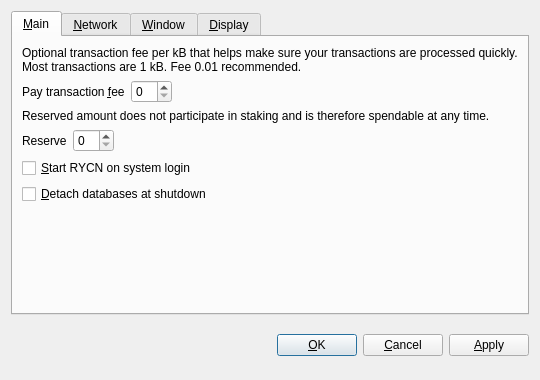
<?xml version="1.0" encoding="UTF-8"?>
<ui version="4.0">
 <class>OptionsDialog</class>
 <widget class="QDialog" name="OptionsDialog">
  <property name="geometry">
   <rect>
    <x>0</x>
    <y>0</y>
    <width>540</width>
    <height>380</height>
   </rect>
  </property>
  <property name="windowTitle">
   <string>Options</string>
  </property>
  <property name="modal">
   <bool>true</bool>
  </property>
  <layout class="QVBoxLayout" name="verticalLayout">
   <item>
    <widget class="QTabWidget" name="tabWidget">
     <property name="tabPosition">
      <enum>QTabWidget::North</enum>
     </property>
     <property name="currentIndex">
      <number>0</number>
     </property>
     <widget class="QWidget" name="tabMain">
      <attribute name="title">
       <string>&amp;Main</string>
      </attribute>
      <layout class="QVBoxLayout" name="verticalLayout_Main">
       <item>
        <widget class="QLabel" name="transactionFeeInfoLabel">
         <property name="text">
          <string>Optional transaction fee per kB that helps make sure your transactions are processed quickly. Most transactions are 1 kB. Fee 0.01 recommended.</string>
         </property>
         <property name="textFormat">
          <enum>Qt::PlainText</enum>
         </property>
         <property name="wordWrap">
          <bool>true</bool>
         </property>
        </widget>
       </item>
       <item>
        <layout class="QHBoxLayout" name="horizontalLayoutFee">
         <item>
          <widget class="QLabel" name="transactionFeeLabel">
           <property name="text">
            <string>Pay transaction &amp;fee</string>
           </property>
           <property name="textFormat">
            <enum>Qt::PlainText</enum>
           </property>
           <property name="buddy">
            <cstring>transactionFee</cstring>
           </property>
          </widget>
         </item>
         <item>
          <widget class="BitcoinAmountField" name="transactionFee"/>
         </item>
         <item>
          <spacer name="horizontalSpacerFee">
           <property name="orientation">
            <enum>Qt::Horizontal</enum>
           </property>
           <property name="sizeHint" stdset="0">
            <size>
             <width>40</width>
             <height>20</height>
            </size>
           </property>
          </spacer>
         </item>
        </layout>
       </item>
       <item>
        <widget class="QLabel" name="reserveBalanceInfoLabel">
         <property name="text">
          <string>Reserved amount does not participate in staking and is therefore spendable at any time.</string>
         </property>
         <property name="textFormat">
          <enum>Qt::PlainText</enum>
         </property>
         <property name="wordWrap">
          <bool>true</bool>
         </property>
        </widget>
       </item>
       <item>
        <layout class="QHBoxLayout" name="horizontalLayoutReserveBalance">
         <item>
          <widget class="QLabel" name="reserveBalanceLabel">
           <property name="text">
            <string>Reserve</string>
           </property>
           <property name="textFormat">
            <enum>Qt::PlainText</enum>
           </property>
           <property name="buddy">
            <cstring>reserveBalance</cstring>
           </property>
          </widget>
         </item>
         <item>
          <widget class="BitcoinAmountField" name="reserveBalance"/>
         </item>
         <item>
          <spacer name="horizontalSpacerReserveBalance">
           <property name="orientation">
            <enum>Qt::Horizontal</enum>
           </property>
           <property name="sizeHint" stdset="0">
            <size>
             <width>40</width>
             <height>20</height>
            </size>
           </property>
          </spacer>
         </item>
        </layout>
       </item>
       <item>
        <widget class="QCheckBox" name="bitcoinAtStartup">
         <property name="toolTip">
          <string>Automatically start RYCN after logging in to the system.</string>
         </property>
         <property name="text">
          <string>&amp;Start RYCN on system login</string>
         </property>
        </widget>
       </item>
       <item>
        <widget class="QCheckBox" name="detachDatabases">
         <property name="toolTip">
          <string>Detach block and address databases at shutdown. This means they can be moved to another data directory, but it slows down shutdown. The wallet is always detached.</string>
         </property>
         <property name="text">
          <string>&amp;Detach databases at shutdown</string>
         </property>
        </widget>
       </item>
       <item>
        <spacer name="verticalSpacer_Main">
         <property name="orientation">
          <enum>Qt::Vertical</enum>
         </property>
         <property name="sizeHint" stdset="0">
          <size>
           <width>20</width>
           <height>40</height>
          </size>
         </property>
        </spacer>
       </item>
      </layout>
     </widget>
     <widget class="QWidget" name="tabNetwork">
      <attribute name="title">
       <string>&amp;Network</string>
      </attribute>
      <layout class="QVBoxLayout" name="verticalLayout_Network">
       <item>
        <widget class="QCheckBox" name="mapPortUpnp">
         <property name="toolTip">
          <string>Automatically open the RYCN client port on the router. This only works when your router supports UPnP and it is enabled.</string>
         </property>
         <property name="text">
          <string>Map port using &amp;UPnP</string>
         </property>
        </widget>
       </item>
       <item>
        <widget class="QCheckBox" name="connectSocks">
         <property name="toolTip">
          <string>Connect to the RYCN network through a SOCKS proxy (e.g. when connecting through Tor).</string>
         </property>
         <property name="text">
          <string>&amp;Connect through SOCKS proxy:</string>
         </property>
        </widget>
       </item>
       <item>
        <layout class="QHBoxLayout" name="horizontalLayout_Network">
         <item>
          <widget class="QLabel" name="proxyIpLabel">
           <property name="text">
            <string>Proxy &amp;IP:</string>
           </property>
           <property name="textFormat">
            <enum>Qt::PlainText</enum>
           </property>
           <property name="buddy">
            <cstring>proxyIp</cstring>
           </property>
          </widget>
         </item>
         <item>
          <widget class="QValidatedLineEdit" name="proxyIp">
           <property name="maximumSize">
            <size>
             <width>140</width>
             <height>16777215</height>
            </size>
           </property>
           <property name="toolTip">
            <string>IP address of the proxy (e.g. 127.0.0.1)</string>
           </property>
          </widget>
         </item>
         <item>
          <widget class="QLabel" name="proxyPortLabel">
           <property name="text">
            <string>&amp;Port:</string>
           </property>
           <property name="textFormat">
            <enum>Qt::PlainText</enum>
           </property>
           <property name="buddy">
            <cstring>proxyPort</cstring>
           </property>
          </widget>
         </item>
         <item>
          <widget class="QLineEdit" name="proxyPort">
           <property name="maximumSize">
            <size>
             <width>55</width>
             <height>16777215</height>
            </size>
           </property>
           <property name="toolTip">
            <string>Port of the proxy (e.g. 9050)</string>
           </property>
          </widget>
         </item>
         <item>
          <widget class="QLabel" name="socksVersionLabel">
           <property name="text">
            <string>SOCKS &amp;Version:</string>
           </property>
           <property name="textFormat">
            <enum>Qt::PlainText</enum>
           </property>
           <property name="buddy">
            <cstring>socksVersion</cstring>
           </property>
          </widget>
         </item>
         <item>
          <widget class="QValueComboBox" name="socksVersion">
           <property name="toolTip">
            <string>SOCKS version of the proxy (e.g. 5)</string>
           </property>
          </widget>
         </item>
         <item>
          <spacer name="horizontalSpacer_Network">
           <property name="orientation">
            <enum>Qt::Horizontal</enum>
           </property>
           <property name="sizeHint" stdset="0">
            <size>
             <width>40</width>
             <height>20</height>
            </size>
           </property>
          </spacer>
         </item>
        </layout>
       </item>
       <item>
        <spacer name="verticalSpacer_Network">
         <property name="orientation">
          <enum>Qt::Vertical</enum>
         </property>
         <property name="sizeHint" stdset="0">
          <size>
           <width>20</width>
           <height>40</height>
          </size>
         </property>
        </spacer>
       </item>
      </layout>
     </widget>
     <widget class="QWidget" name="tabWindow">
      <attribute name="title">
       <string>&amp;Window</string>
      </attribute>
      <layout class="QVBoxLayout" name="verticalLayout_Window">
       <item>
        <widget class="QCheckBox" name="minimizeToTray">
         <property name="toolTip">
          <string>Show only a tray icon after minimizing the window.</string>
         </property>
         <property name="text">
          <string>&amp;Minimize to the tray instead of the taskbar</string>
         </property>
        </widget>
       </item>
       <item>
        <widget class="QCheckBox" name="minimizeOnClose">
         <property name="toolTip">
          <string>Minimize instead of exit the application when the window is closed. When this option is enabled, the application will be closed only after selecting Quit in the menu.</string>
         </property>
         <property name="text">
          <string>M&amp;inimize on close</string>
         </property>
        </widget>
       </item>
       <item>
        <spacer name="verticalSpacer_Window">
         <property name="orientation">
          <enum>Qt::Vertical</enum>
         </property>
         <property name="sizeHint" stdset="0">
          <size>
           <width>20</width>
           <height>40</height>
          </size>
         </property>
        </spacer>
       </item>
      </layout>
     </widget>
     <widget class="QWidget" name="tabDisplay">
      <attribute name="title">
       <string>&amp;Display</string>
      </attribute>
      <layout class="QVBoxLayout" name="verticalLayout_Display">
       <item>
        <layout class="QHBoxLayout" name="horizontalLayout_1_Display">
         <item>
          <widget class="QLabel" name="langLabel">
           <property name="text">
            <string>User Interface &amp;language:</string>
           </property>
           <property name="textFormat">
            <enum>Qt::PlainText</enum>
           </property>
           <property name="buddy">
            <cstring>lang</cstring>
           </property>
          </widget>
         </item>
         <item>
          <widget class="QValueComboBox" name="lang">
           <property name="toolTip">
            <string>The user interface language can be set here. This setting will take effect after restarting RYCN.</string>
           </property>
          </widget>
         </item>
        </layout>
       </item>
       <item>
        <layout class="QHBoxLayout" name="horizontalLayout_2_Display">
         <item>
          <widget class="QLabel" name="unitLabel">
           <property name="text">
            <string>&amp;Unit to show amounts in:</string>
           </property>
           <property name="textFormat">
            <enum>Qt::PlainText</enum>
           </property>
           <property name="buddy">
            <cstring>unit</cstring>
           </property>
          </widget>
         </item>
         <item>
          <widget class="QValueComboBox" name="unit">
           <property name="toolTip">
            <string>Choose the default subdivision unit to show in the interface and when sending coins.</string>
           </property>
          </widget>
         </item>
        </layout>
       </item>
       <item>
        <widget class="QCheckBox" name="displayAddresses">
         <property name="toolTip">
          <string>Whether to show RYCN addresses in the transaction list or not.</string>
         </property>
         <property name="text">
          <string>&amp;Display addresses in transaction list</string>
         </property>
        </widget>
       </item>
       <item>
        <widget class="QCheckBox" name="coinControlFeatures">
         <property name="toolTip">
          <string>Whether to show coin control features or not.</string>
         </property>
         <property name="text">
          <string>Display coin &amp;control features (experts only!)</string>
         </property>
        </widget>
       </item>
       <item>
        <spacer name="verticalSpacer_Display">
         <property name="orientation">
          <enum>Qt::Vertical</enum>
         </property>
         <property name="sizeHint" stdset="0">
          <size>
           <width>20</width>
           <height>40</height>
          </size>
         </property>
        </spacer>
       </item>
      </layout>
     </widget>
    </widget>
   </item>
   <item>
    <layout class="QHBoxLayout" name="horizontalLayout_Buttons">
     <item>
      <spacer name="horizontalSpacer_1">
       <property name="orientation">
        <enum>Qt::Horizontal</enum>
       </property>
       <property name="sizeHint" stdset="0">
        <size>
         <width>40</width>
         <height>48</height>
        </size>
       </property>
      </spacer>
     </item>
     <item>
      <widget class="QLabel" name="statusLabel">
       <property name="font">
        <font>
         <weight>75</weight>
         <bold>true</bold>
        </font>
       </property>
       <property name="text">
        <string/>
       </property>
       <property name="textFormat">
        <enum>Qt::PlainText</enum>
       </property>
       <property name="wordWrap">
        <bool>true</bool>
       </property>
      </widget>
     </item>
     <item>
      <spacer name="horizontalSpacer_2">
       <property name="orientation">
        <enum>Qt::Horizontal</enum>
       </property>
       <property name="sizeHint" stdset="0">
        <size>
         <width>40</width>
         <height>48</height>
        </size>
       </property>
      </spacer>
     </item>
     <item>
      <widget class="QPushButton" name="okButton">
       <property name="text">
        <string>&amp;OK</string>
       </property>
      </widget>
     </item>
     <item>
      <widget class="QPushButton" name="cancelButton">
       <property name="text">
        <string>&amp;Cancel</string>
       </property>
       <property name="autoDefault">
        <bool>false</bool>
       </property>
      </widget>
     </item>
     <item>
      <widget class="QPushButton" name="applyButton">
       <property name="text">
        <string>&amp;Apply</string>
       </property>
       <property name="autoDefault">
        <bool>false</bool>
       </property>
      </widget>
     </item>
    </layout>
   </item>
  </layout>
 </widget>
 <customwidgets>
  <customwidget>
   <class>BitcoinAmountField</class>
   <extends>QSpinBox</extends>
   <header>bitcoinamountfield.h</header>
  </customwidget>
  <customwidget>
   <class>QValueComboBox</class>
   <extends>QComboBox</extends>
   <header>qvaluecombobox.h</header>
  </customwidget>
  <customwidget>
   <class>QValidatedLineEdit</class>
   <extends>QLineEdit</extends>
   <header>qvalidatedlineedit.h</header>
  </customwidget>
 </customwidgets>
 <resources/>
 <connections/>
</ui>
